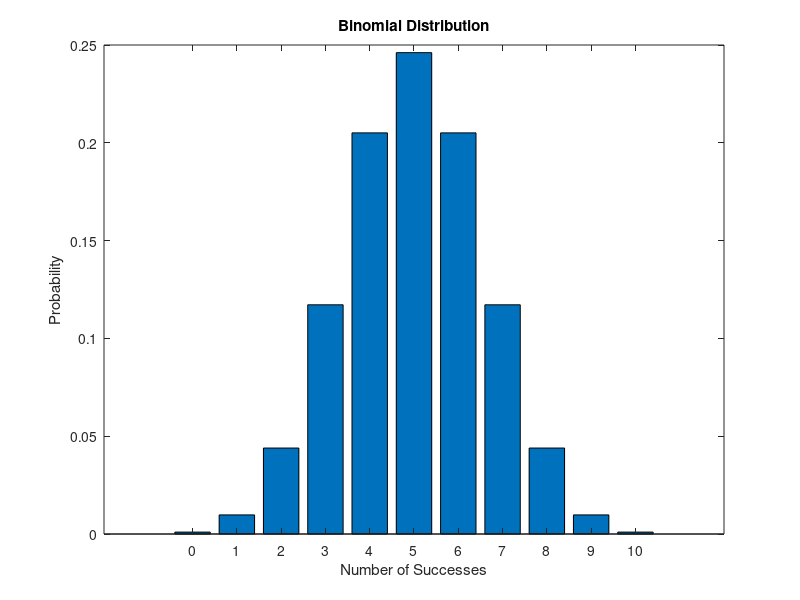

Reproduce this figure in MATLAB.
%Parameters
n=10; %Number of trials
p=0.5; %Probability of Success

%Calculate Bionomial Probabilities
x=0:n;
y=binopdf(x,n,p);

%Plot
figure;
bar(x,y);
title('Binomial Distribution');
xlabel('Number of Successes');
ylabel('Probability');